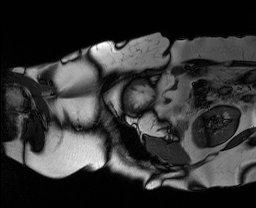
#> input picture Segmentation/Multi-cls/Heart Data/training/Image_DCM/png/Image/01/image10.png, 256 x 208 px, given as the content of the folder ./Dataset/train/images, which was not available
$ python data_augumentation.py
#> lines starting #> are read from the running program, lines starting #| are printed output that depends on the picture; pictures that were not available may be replaced by others from this repository, and a replacement may not be noted
from PIL import Image
from PIL import ImageEnhance
from PIL import ImageChops
import os
import numpy as np

# 数据增强

# 1、平移。在图像平面上对图像以一定方式进行平移。
# 2、翻转图像。沿着水平或者垂直方向翻转图像。
# 3、旋转角度。随机旋转图像一定角度; 改变图像内容的朝向。
# 4、随机颜色。包括调整图像饱和度、亮度、对比度、锐度
# 5、添加噪声


# 1、图像平移
def move(img, lab):  # 水平位移，垂直位移
    x_off = np.random.randint(1, 20)
    y_off = np.random.randint(1, 40)
    img_offset = ImageChops.offset(img, x_off, y_off)
    lab_offset = ImageChops.offset(lab, x_off, y_off)
    return img_offset, lab_offset


# 2、翻转图像
def flip(img, lab):
    factor = np.random.randint(1, 3)  # 随机因子，随机上下或者左右翻转
    if factor == 1:
        filp_img = img.transpose(Image.FLIP_TOP_BOTTOM)
        filp_lab = lab.transpose(Image.FLIP_TOP_BOTTOM)
    else:
        filp_img = img.transpose(Image.FLIP_LEFT_RIGHT)
        filp_lab = lab.transpose(Image.FLIP_LEFT_RIGHT)
    return filp_img, filp_lab


#  3、旋转角度
def rotation(img, lab):
    factor = np.random.randint(1, 21)  # 随机旋转角度
    rotation_img = img.rotate(factor)
    rotation_lab = lab.rotate(factor)
    return rotation_img, rotation_lab


# 4、随机颜色
def color(img, lab):
    """
    对图像进行颜色抖动
    :param image: PIL的图像image
    :return: 有颜色色差的图像image
    """
    random_factor = np.random.randint(5, 15) / 10.  # 随机因子
    color_image = ImageEnhance.Color(img).enhance(random_factor)  # 调整图像的饱和度
    random_factor = np.random.randint(8, 15) / 10.  # 随机因子
    brightness_image = ImageEnhance.Brightness(color_image).enhance(random_factor)  # 调整图像的亮度
    random_factor = np.random.randint(10, 13) / 10.  # 随机因子
    contrast_image = ImageEnhance.Contrast(brightness_image).enhance(random_factor)  # 调整图像对比度
    random_factor = np.random.randint(5, 31) / 10.  # 随机因子
    random_color = ImageEnhance.Sharpness(contrast_image).enhance(random_factor)  # 调整图像锐度
    return random_color, lab


# 5、随机添加黑白噪声
def salt_and_pepper_noise(img, lab, proportion=0.00025):
    noise_img = img
    height, width = noise_img.size[0], noise_img.size[1]
    proportion = proportion * np.random.randint(1, 50)
    num = int(height * width * proportion)  # 多少个像素点添加椒盐噪声
    img_pixels = noise_img.load()
    for i in range(num):
        w = np.random.randint(0, width - 1)
        h = np.random.randint(0, height - 1)
        if np.random.randint(0, 2) == 1:
            img_pixels[h, w] = 0
        else:
            img_pixels[h, w] = 255
    return noise_img, lab


def Gaussian_noise(img, lab, mean=0, std=0.05):
    image = np.array(img).copy()
    image = image/255.0
    noise = np.random.normal(mean, std ** 0.5, image.shape)
    out = image + noise
    if out.min() < 0:
        low_clip = -1.
    else:
        low_clip = 0.
    out = np.clip(out, low_clip, 1.0)
    out = np.uint8(out*255)
    out = Image.fromarray(out).convert("RGB")
    return out, lab


# 概率执行函数
def random_run(probability, func, useimage, uselab):
    """以probability%的概率执行func(*args)"""
    list = []
    for i in range(probability):
        list.append(1)  # list中放入probability个1
    for x in range(100 - probability):
        list.append(0)  # 剩下的位置放入0
    a = np.random.choice(list)  # 随机抽取一个
    if a == 0:
        return useimage, uselab
    if a == 1:
        image, label = func(useimage, uselab)
        return image, label


def Augumentation(imageDir, saveDir):
#> called with imageDir = './Dataset/train/images', saveDir = './Dataset/process_train/images/'
    seed = 50  # 每张初始图片要数据增强为多少张图片
    for name in os.listdir(imageDir):
        i = 0
        for i in range(seed):
            i = i + 1
            # 图片
            img_saveName = str(name[:-4]) + "_" + str(i) + ".tif"

            imgName = os.path.join(imageDir, name)
            print(imgName)
            img = Image.open(imgName)
#> img is the input picture: PIL image 256x208 L; min 0, max 255, mean 50.7

            # 标签
            lab_saveName = img_saveName.replace('training', 'manual1')
            lab_saveName = lab_saveName.replace('.tif', '.gif')

            labName = imgName.replace('images', '1st_manual')
            labName = labName.replace('training', 'manual1')
            labName = labName.replace('.tif', '.gif')
            print(labName)
            lab = Image.open(labName)

            saveImage, saveLabel = random_run(60, flip, img, lab)  # 翻转
#> in flip, `filp_img = img.transpose(Image.FLIP_LEFT_RIGHT)`:
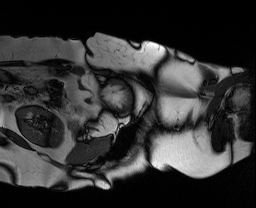
#> filp_img: PIL image 256x208 L; min 0, max 255, mean 50.7
            saveImage, saveLabel = random_run(70, color, saveImage, saveLabel)  # 色彩变化
#> in color, `contrast_image = ImageEnhance.Contrast(brightness_image).enhance(rando..`:
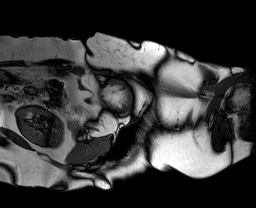
#> contrast_image: PIL image 256x208 L; min 0, max 255, mean 56.6
            saveImage, saveLabel = random_run(30, move, saveImage, saveLabel)  # 平移
#> in move, `img_offset = ImageChops.offset(img, x_off, y_off)`:
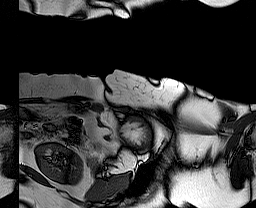
#> img_offset: PIL image 256x208 L; min 0, max 255, mean 56.7
#> in move, `lab_offset = ImageChops.offset(lab, x_off, y_off)`:
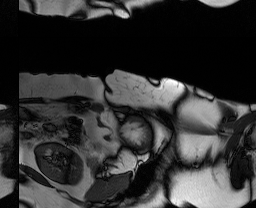
#> lab_offset: PIL image 256x208 L; min 0, max 255, mean 50.7
            saveImage, saveLabel = random_run(50, rotation, saveImage, saveLabel)  # 旋转
            saveImage, saveLabel = random_run(5, salt_and_pepper_noise, saveImage, saveLabel)  # 添加黑白噪声点
            saveImage, saveLabel = random_run(1, Gaussian_noise, saveImage, saveLabel)  # 添加高斯噪声点

            if saveImage != None:
                saveImage.save(os.path.join(saveDir, img_saveName))
                saveDir2 = saveDir.replace('images', '1st_manual')
                if not os.path.exists(saveDir2):
                    os.makedirs(saveDir2)
                saveLabel.save(os.path.join(saveDir2, lab_saveName))
            else:
                pass
            print(i)


if __name__ == "__main__":
    imageDir = "./Dataset/train/images"  # 要改变的图片的路径文件夹
    saveDir = "./Dataset/process_train/images/"  # 要保存的图片的路径文件夹
    if not os.path.exists(saveDir):
        os.makedirs(saveDir)
    Augumentation(imageDir, saveDir)

$ run again, on Segmentation/Multi-cls/Heart Data/training/Image_DCM/png/Image/01/image3.png
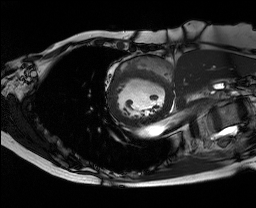
#> input picture Segmentation/Multi-cls/Heart Data/training/Image_DCM/png/Image/01/image3.png, 256 x 208 px, given as the content of the folder ./Dataset/train/images, which was not available
#> in Augumentation, img is the input picture: PIL image 256x208 L; min 0, max 255, mean 38.8
#> in color, `random_color = ImageEnhance.Sharpness(contrast_image).enhance(random_f..`:
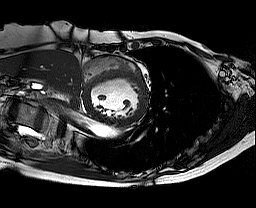
#> random_color: PIL image 256x208 L; min 0, max 255, mean 43
#> in move, `lab_offset = ImageChops.offset(lab, x_off, y_off)`:
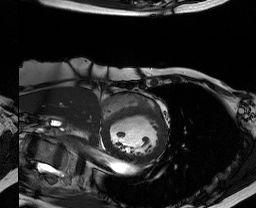
#> lab_offset: PIL image 256x208 L; min 0, max 255, mean 38.8

$ run again, on Segmentation/Multi-cls/Heart Data/training/Image_DCM/png/Image/01/image4.png
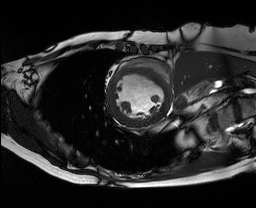
#> input picture Segmentation/Multi-cls/Heart Data/training/Image_DCM/png/Image/01/image4.png, 256 x 208 px, given as the content of the folder ./Dataset/train/images, which was not available
#> in Augumentation, img is the input picture: PIL image 256x208 L; min 0, max 255, mean 40.2
#> in color, `random_color = ImageEnhance.Sharpness(contrast_image).enhance(random_f..`:
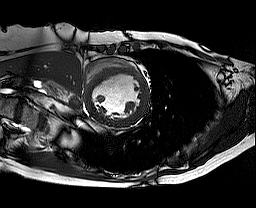
#> random_color: PIL image 256x208 L; min 0, max 255, mean 44.6
#> in move, `lab_offset = ImageChops.offset(lab, x_off, y_off)`:
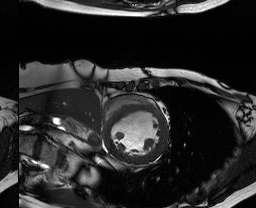
#> lab_offset: PIL image 256x208 L; min 0, max 255, mean 40.2
